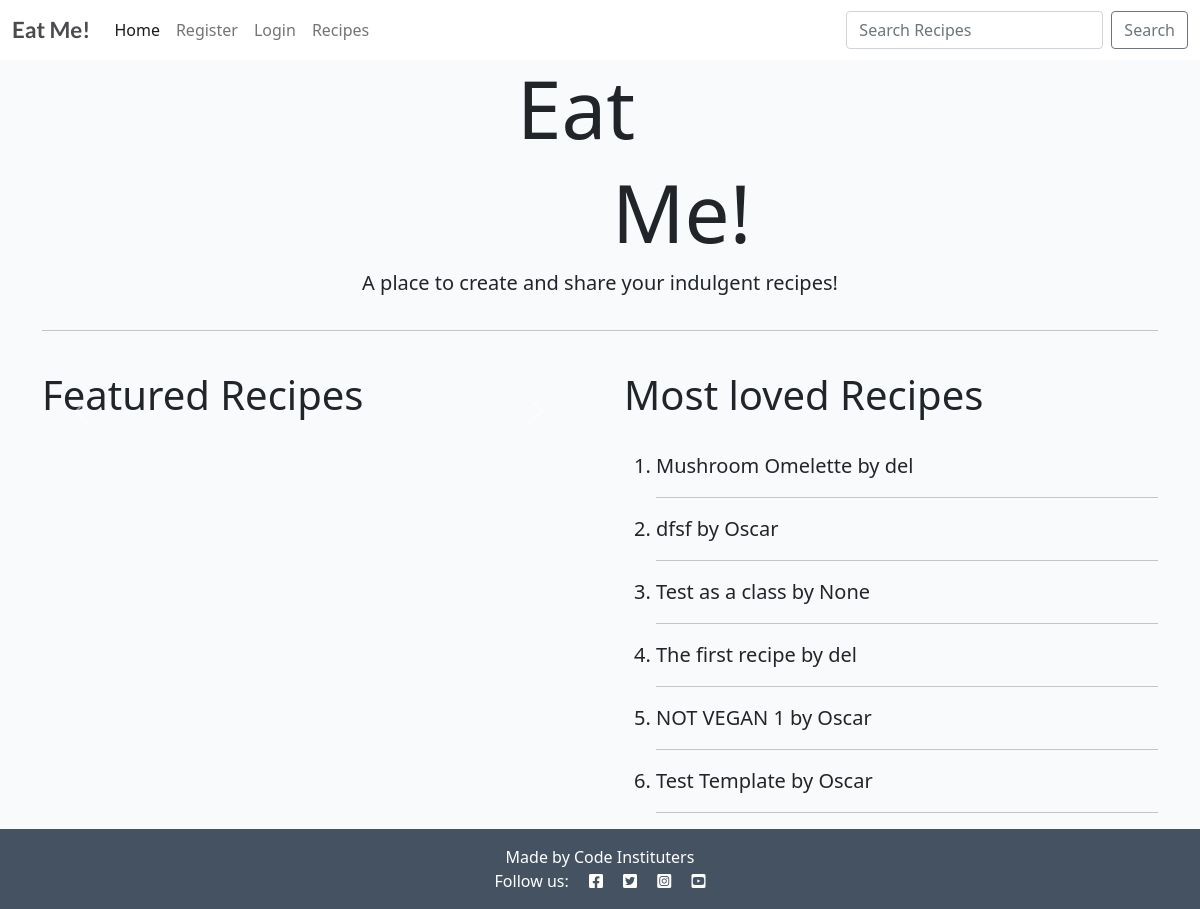
The app's page /, older data.
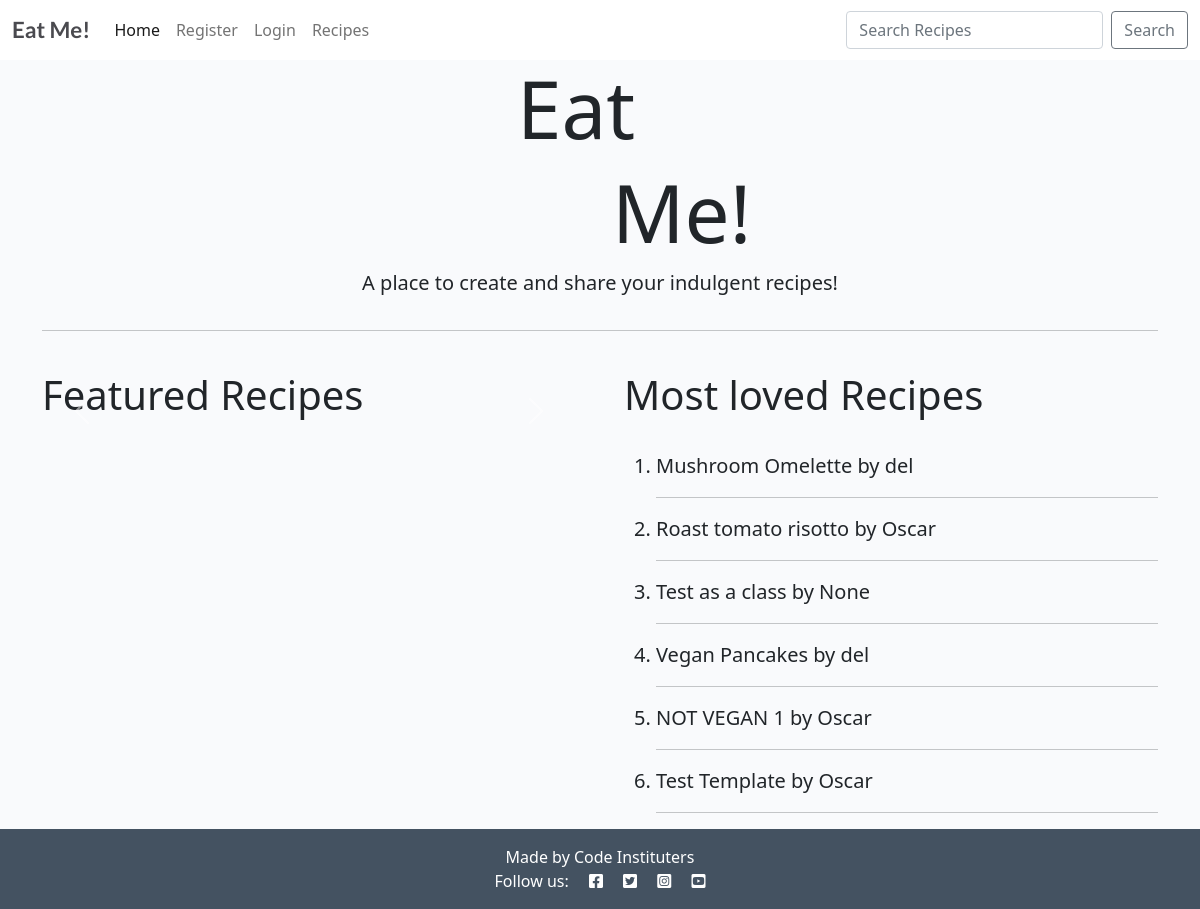
The same page, newer data.
### post/models.py (models this page shows, shortened)
class Post(models.Model):
    title = models.CharField(max_length=200, unique=True)
    slug = models.SlugField(max_length=200, unique=True)
    author = models.ForeignKey(
        User, on_delete=models.CASCADE, related_name="recipes", null=True
        )
    published_on = models.DateTimeField(auto_now=True)
    updated_on = models.DateTimeField(auto_now=True)
    description = models.TextField()
    ingredients = models.TextField()
    method = models.TextField()
    is_vegan = models.BooleanField(default=False)
    image = CloudinaryField('image', default='placeholder')
    likes = models.ManyToManyField(User, related_name='post_likes', blank=True)
    class Meta:
        ordering = ['-published_on']

### post/views.py (the view)
# urls.py: path('', views.HomeView.as_view(), name='home'),
class HomeView(generic.ListView):
    def get(self, request):
        posts = Post.objects.filter(is_vegan=True)
        top_posts = Post.objects.annotate(like_count=Count('likes')).order_by('-like_count')
        paginate_by = 6
        context = {
            "posts": posts,
            "top_posts": top_posts
        }
        return render(request, 'index.html', context)

### templates/index.html (shortened to what this page needs)
{% extends "base.html" %}
{% block content %}
<div class="container">
<div class="row">
    <div class="col-md-4 offset-md-5">
        <h1 class="h1 display-1">Eat</h1>
    </div>
    <div class="col-md-4 offset-md-6">
        <h1 class="h1 display-1">Me!</h1>
    </div>
    <div class="col-md-12 card">
        <p class="lead text-center">A place to create and share your indulgent recipes!</p><hr/>
    </div>
</div>
</div>
<br>
<div class="container">
<div class="row gx-5">
    <div class="col-md-6">
        <div id="carouselExampleCaptions" class="carousel slide" data-ride="carousel">
            <h3 class="h3 display-6">Featured Recipes</h3><br>
                <a class="carousel-control-prev" href="#carouselExampleCaptions" role="button" data-slide="prev">
                    <span class="carousel-control-prev-icon" aria-hidden="true"></span>
                </a>
                <a class="carousel-control-next" href="#carouselExampleCaptions" role="button" data-slide="next">
                    <span class="carousel-control-next-icon" aria-hidden="true"></span>
                </a>
            </div>
        </div>
        <div class="col-md-6">
            <h3 class="h3 display-6">Most loved Recipes</h3><br>
            <div class="lead">
                <ol>
                    {% for top_post in top_posts %}
                        <li>{{ top_post.title}} by {{ top_post.author }}</li>
                        <hr/>
                    {% endfor %}
                </ol>
        </div>
        </div>
    </div>
</div>
    {% endblock %}

Row changes from the older to the newer data that the page shows:
removed Post: title "dfsf", author "Oscar"
removed Post: title "The first recipe", author "del"
added Post: title "Roast tomato risotto", author "Oscar"
added Post: title "Vegan Pancakes", author "del"
